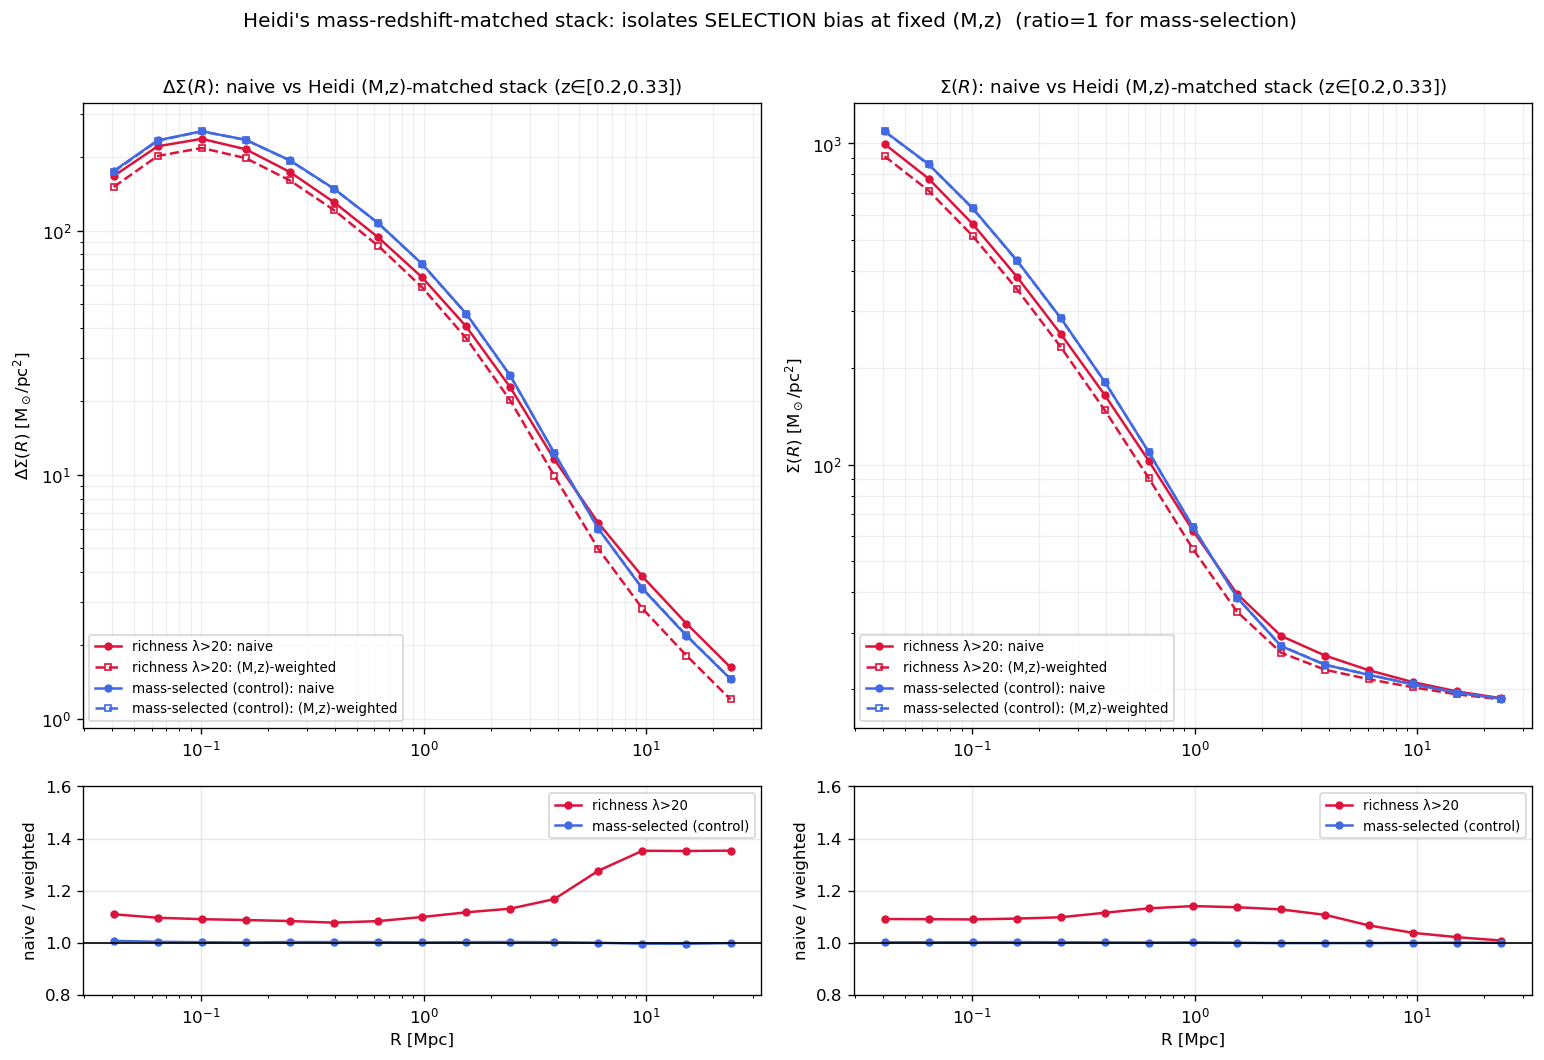

The Python source for this figure:
"""What Heidi's mass-redshift-weighted stacking does, shown on Buzzard.

Heidi's `stacked_profile_weighted_by_mass_redshift` (muStarSigmaProfiles) is NOT a
plain average of the selected clusters. It builds a (lnM, z)-MATCHED reference:

  stacked(R) = sum_cells [ N_select(cell) * <profile_ALL(cell)>(R) ] / sum N_select

i.e. for each fine (lnM dm=0.1, z dz=0.05) cell it takes the MEAN profile of ALL
halos in that cell, weighted by how many SELECTED clusters fall in the cell.

- Naive stack     = mean( profile[selected] )         (what I've been doing)
- Weighted stack  = (M,z)-matched mean of ALL halos, reweighted to the selected
                    sample's (M,z) distribution.
- ratio = naive / weighted = the SELECTION bias on the profile AT FIXED mass &
  redshift. If richness (or mu_star) selection preferentially picks oriented /
  concentrated / projected halos beyond their mass, ratio != 1. For a pure
  mass-selected sample the two are identical (ratio == 1) -- shown as a control.
"""
import numpy as np
import matplotlib
matplotlib.use("Agg")
import matplotlib.pyplot as plt
import sys
sys.path.insert(0, "/pscratch/sd/j/jesteves/github/mock_cluster_buzzard/src")
import fitsio
from fileLoc import FileLocs

_e2 = np.exp(np.linspace(np.log(0.0323), np.log(30.0), 16))
R_SIG = np.sqrt(_e2[:-1] * _e2[1:])


def heidi_weighted_stack(lnM_sel, z_sel, lnM_all, z_all, prof_all, dm=0.1, dz=0.05):
    """Exact port of stacked_profile_weighted_by_mass_redshift (muStarSigmaProfiles)."""
    m_bins = np.arange(lnM_all.min() - dm, lnM_all.max() + 2 * dm, dm)
    z_bins = np.arange(z_all.min() - dz, z_all.max() + 2 * dz, dz)
    nr = prof_all.shape[1]
    out = np.zeros(nr)
    wnorm = 0.0
    for iz in range(len(z_bins) - 1):
        zlo, zhi = z_bins[iz], z_bins[iz + 1]
        sel_z = (z_sel >= zlo) & (z_sel < zhi)
        all_z = (z_all >= zlo) & (z_all < zhi)
        if not sel_z.any():
            continue
        for iM in range(len(m_bins) - 1):
            mlo, mhi = m_bins[iM], m_bins[iM + 1]
            w = np.sum(sel_z & (lnM_sel >= mlo) & (lnM_sel < mhi))    # N_selected in cell
            if w == 0:
                continue
            cell = all_z & (lnM_all >= mlo) & (lnM_all < mhi)          # ALL halos in cell
            if cell.any():
                out += np.mean(prof_all[cell], axis=0) * w
                wnorm += w
    return out / wnorm


def main():
    fl = FileLocs(machine="nersc")
    p = fitsio.read(fl.profile_output_fname)
    h = fitsio.read(fl.halo_run_fname)
    good = ((p["pid"] == -1) & (p["cosi"] >= 0) & (p["cosi"] <= 1)
            & ((p["redshift"] < 0.33) | (p["redshift"] > 0.37)))
    lnM = np.log(p["Mvir"][good].astype(float))
    zz = p["redshift"][good]
    lam = h["LAMBDA_CHISQ"][good]
    ds = np.asarray(p["DeltaSigma"])[good]
    sig = np.asarray(p["Sigma"])[good]

    ZMIN, ZMAX, LAMMIN = 0.2, 0.33, 20.0
    inz = (zz >= ZMIN) & (zz < ZMAX)
    rich = inz & (lam > LAMMIN)                              # richness-selected
    print(f"z[{ZMIN},{ZMAX}): {inz.sum()} halos; richness lambda>{LAMMIN}: {rich.sum()}")

    # mass-matched CONTROL: same N, drawn to match richness sample's mass hist
    # (a pure mass selection -> ratio should be ~1)
    mass_ctrl = inz & (p["Mvir"][good] > np.median(p["Mvir"][good][rich]))

    fig, axes = plt.subplots(2, 2, figsize=(13, 9),
                             gridspec_kw={"height_ratios": [3, 1]})
    for col, (obs, arr, name) in enumerate(
            [("ds", ds, r"$\Delta\Sigma(R)$"), ("sig", sig, r"$\Sigma(R)$")]):
        ax, axr = axes[0, col], axes[1, col]
        for lab, selmask, color in [("richness λ>20", rich, "crimson"),
                                    ("mass-selected (control)", mass_ctrl, "royalblue")]:
            naive = np.mean(arr[selmask], axis=0)
            weighted = heidi_weighted_stack(lnM[selmask], zz[selmask], lnM, zz, arr)
            ax.loglog(R_SIG, naive, "o-", color=color, ms=4, label=f"{lab}: naive")
            ax.loglog(R_SIG, weighted, "s--", color=color, ms=4, mfc="none",
                      label=f"{lab}: (M,z)-weighted")
            axr.semilogx(R_SIG, naive / weighted, "o-", color=color, ms=4, label=lab)
        ax.set_ylabel(f"{name} [M$_\\odot$/pc$^2$]")
        ax.set_title(f"{name}: naive vs Heidi (M,z)-matched stack "
                     f"(z∈[{ZMIN},{ZMAX}])", fontsize=11)
        ax.legend(fontsize=8, loc="lower left")
        ax.grid(alpha=0.2, which="both")
        axr.axhline(1, color="k", lw=1)
        axr.set_ylabel("naive / weighted"); axr.set_xlabel("R [Mpc]")
        axr.set_ylim(0.8, 1.6); axr.grid(alpha=0.3); axr.legend(fontsize=8)

    fig.suptitle("Heidi's mass-redshift-matched stack: isolates SELECTION bias "
                 "at fixed (M,z)  (ratio=1 for mass-selection)", fontsize=12)
    fig.tight_layout(rect=[0, 0, 1, 0.97])
    out = ("/pscratch/sd/j/jesteves/github/des-cluster-nersc/validations/buzzard/"
           "heidi_stacking_demo.png")
    fig.savefig(out, dpi=120, bbox_inches="tight")
    # print the DeltaSigma ratio at a few radii
    naive = np.mean(ds[rich], axis=0)
    weighted = heidi_weighted_stack(lnM[rich], zz[rich], lnM, zz, ds)
    print("\nDeltaSigma naive/weighted (richness λ>20), R[Mpc] -> ratio:")
    for R, rr in zip(R_SIG, naive / weighted):
        if 0.1 < R < 5:
            print(f"  R={R:5.2f}  ratio={rr:.3f}")
    print("\nwrote", out)


if __name__ == "__main__":
    main()
